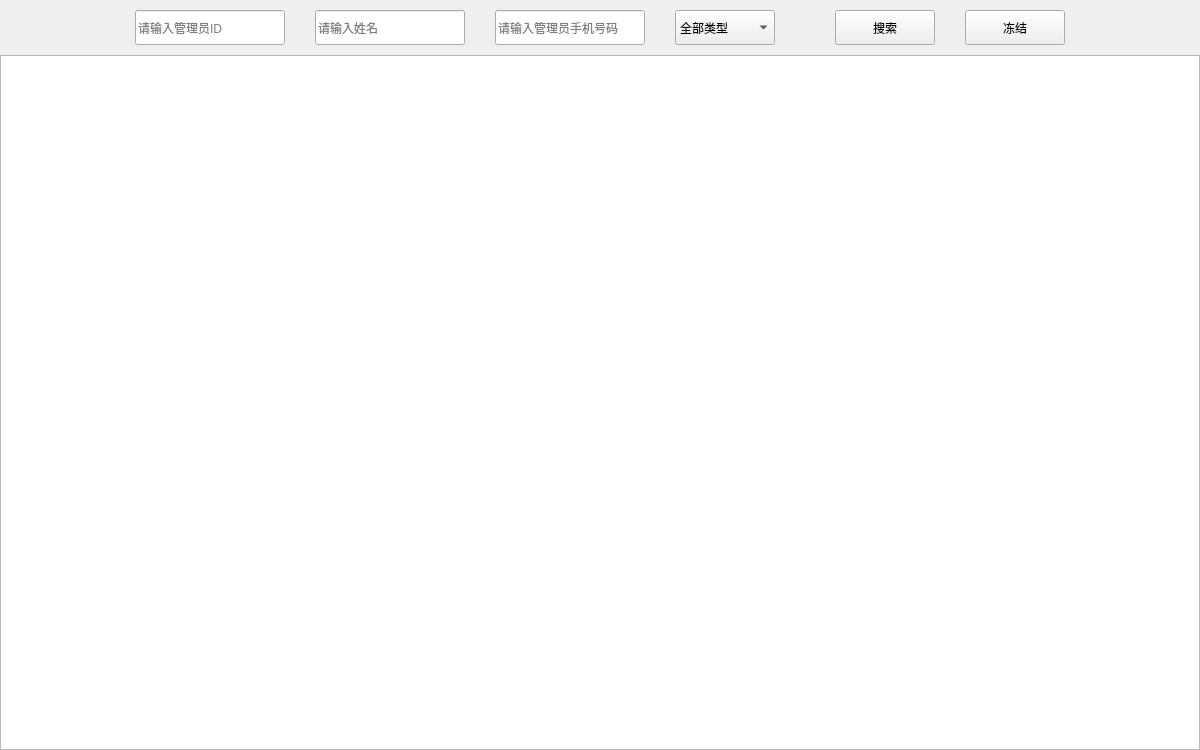
     <widget class="QWidget" name="page_AdminLog">
      <property name="minimumSize">
       <size>
        <width>1200</width>
        <height>750</height>
       </size>
      </property>
      <layout class="QVBoxLayout" name="verticalLayout_21">
       <property name="spacing">
        <number>10</number>
       </property>
       <property name="leftMargin">
        <number>0</number>
       </property>
       <property name="topMargin">
        <number>10</number>
       </property>
       <property name="rightMargin">
        <number>0</number>
       </property>
       <property name="bottomMargin">
        <number>0</number>
       </property>
       <item>
        <layout class="QHBoxLayout" name="horizontalLayout_35">
         <item>
          <spacer name="horizontalSpacer_125">
           <property name="orientation">
            <enum>Qt::Horizontal</enum>
           </property>
           <property name="sizeHint" stdset="0">
            <size>
             <width>40</width>
             <height>20</height>
            </size>
           </property>
          </spacer>
         </item>
         <item>
          <widget class="QLineEdit" name="le_AdminLog_AdminID">
           <property name="minimumSize">
            <size>
             <width>150</width>
             <height>35</height>
            </size>
           </property>
           <property name="maximumSize">
            <size>
             <width>16777215</width>
             <height>35</height>
            </size>
           </property>
           <property name="styleSheet">
            <string notr="true"/>
           </property>
           <property name="text">
            <string/>
           </property>
           <property name="placeholderText">
            <string>请输入管理员ID</string>
           </property>
          </widget>
         </item>
         <item>
          <spacer name="horizontalSpacer_131">
           <property name="orientation">
            <enum>Qt::Horizontal</enum>
           </property>
           <property name="sizeType">
            <enum>QSizePolicy::Fixed</enum>
           </property>
           <property name="sizeHint" stdset="0">
            <size>
             <width>20</width>
             <height>20</height>
            </size>
           </property>
          </spacer>
         </item>
         <item>
          <widget class="QLineEdit" name="le_AdminLog_Name">
           <property name="minimumSize">
            <size>
             <width>150</width>
             <height>35</height>
            </size>
           </property>
           <property name="maximumSize">
            <size>
             <width>16777215</width>
             <height>35</height>
            </size>
           </property>
           <property name="styleSheet">
            <string notr="true"/>
           </property>
           <property name="text">
            <string/>
           </property>
           <property name="placeholderText">
            <string>请输入姓名</string>
           </property>
          </widget>
         </item>
         <item>
          <spacer name="horizontalSpacer_130">
           <property name="orientation">
            <enum>Qt::Horizontal</enum>
           </property>
           <property name="sizeType">
            <enum>QSizePolicy::Fixed</enum>
           </property>
           <property name="sizeHint" stdset="0">
            <size>
             <width>20</width>
             <height>20</height>
            </size>
           </property>
          </spacer>
         </item>
         <item>
          <widget class="QLineEdit" name="le_AdminLog_Tel">
           <property name="minimumSize">
            <size>
             <width>150</width>
             <height>35</height>
            </size>
           </property>
           <property name="maximumSize">
            <size>
             <width>16777215</width>
             <height>35</height>
            </size>
           </property>
           <property name="styleSheet">
            <string notr="true"/>
           </property>
           <property name="placeholderText">
            <string>请输入管理员手机号码</string>
           </property>
          </widget>
         </item>
         <item>
          <spacer name="horizontalSpacer_129">
           <property name="orientation">
            <enum>Qt::Horizontal</enum>
           </property>
           <property name="sizeType">
            <enum>QSizePolicy::Fixed</enum>
           </property>
           <property name="sizeHint" stdset="0">
            <size>
             <width>20</width>
             <height>20</height>
            </size>
           </property>
          </spacer>
         </item>
         <item>
          <widget class="QComboBox" name="cbx_AdminLog_AdminType">
           <property name="minimumSize">
            <size>
             <width>100</width>
             <height>35</height>
            </size>
           </property>
           <property name="maximumSize">
            <size>
             <width>100</width>
             <height>35</height>
            </size>
           </property>
           <property name="styleSheet">
            <string notr="true"/>
           </property>
           <item>
            <property name="text">
             <string>全部类型</string>
            </property>
           </item>
           <item>
            <property name="text">
             <string>提现初审</string>
            </property>
           </item>
           <item>
            <property name="text">
             <string>提现复审</string>
            </property>
           </item>
           <item>
            <property name="text">
             <string>归集</string>
            </property>
           </item>
           <item>
            <property name="text">
             <string>其他</string>
            </property>
           </item>
          </widget>
         </item>
         <item>
          <spacer name="horizontalSpacer_127">
           <property name="orientation">
            <enum>Qt::Horizontal</enum>
           </property>
           <property name="sizeType">
            <enum>QSizePolicy::Fixed</enum>
           </property>
           <property name="sizeHint" stdset="0">
            <size>
             <width>50</width>
             <height>20</height>
            </size>
           </property>
          </spacer>
         </item>
         <item>
          <widget class="QPushButton" name="btn_AdminLog_Search">
           <property name="minimumSize">
            <size>
             <width>100</width>
             <height>35</height>
            </size>
           </property>
           <property name="maximumSize">
            <size>
             <width>100</width>
             <height>35</height>
            </size>
           </property>
           <property name="cursor">
            <cursorShape>PointingHandCursor</cursorShape>
           </property>
           <property name="focusPolicy">
            <enum>Qt::NoFocus</enum>
           </property>
           <property name="styleSheet">
            <string notr="true"/>
           </property>
           <property name="text">
            <string>搜索</string>
           </property>
          </widget>
         </item>
         <item>
          <spacer name="horizontalSpacer_128">
           <property name="orientation">
            <enum>Qt::Horizontal</enum>
           </property>
           <property name="sizeType">
            <enum>QSizePolicy::Fixed</enum>
           </property>
           <property name="sizeHint" stdset="0">
            <size>
             <width>20</width>
             <height>20</height>
            </size>
           </property>
          </spacer>
         </item>
         <item>
          <widget class="QPushButton" name="btn_AdminLog_Freeze">
           <property name="minimumSize">
            <size>
             <width>100</width>
             <height>35</height>
            </size>
           </property>
           <property name="maximumSize">
            <size>
             <width>100</width>
             <height>35</height>
            </size>
           </property>
           <property name="cursor">
            <cursorShape>PointingHandCursor</cursorShape>
           </property>
           <property name="focusPolicy">
            <enum>Qt::NoFocus</enum>
           </property>
           <property name="styleSheet">
            <string notr="true"/>
           </property>
           <property name="text">
            <string>冻结</string>
           </property>
          </widget>
         </item>
         <item>
          <spacer name="horizontalSpacer_126">
           <property name="orientation">
            <enum>Qt::Horizontal</enum>
           </property>
           <property name="sizeHint" stdset="0">
            <size>
             <width>40</width>
             <height>20</height>
            </size>
           </property>
          </spacer>
         </item>
        </layout>
       </item>
       <item>
        <layout class="QGridLayout" name="gridLayout_23">
         <property name="spacing">
          <number>0</number>
         </property>
         <item row="0" column="0">
          <widget class="QTableWidget" name="tbw_AdminLog">
           <property name="minimumSize">
            <size>
             <width>1200</width>
             <height>695</height>
            </size>
           </property>
          </widget>
         </item>
        </layout>
       </item>
      </layout>
     </widget>
